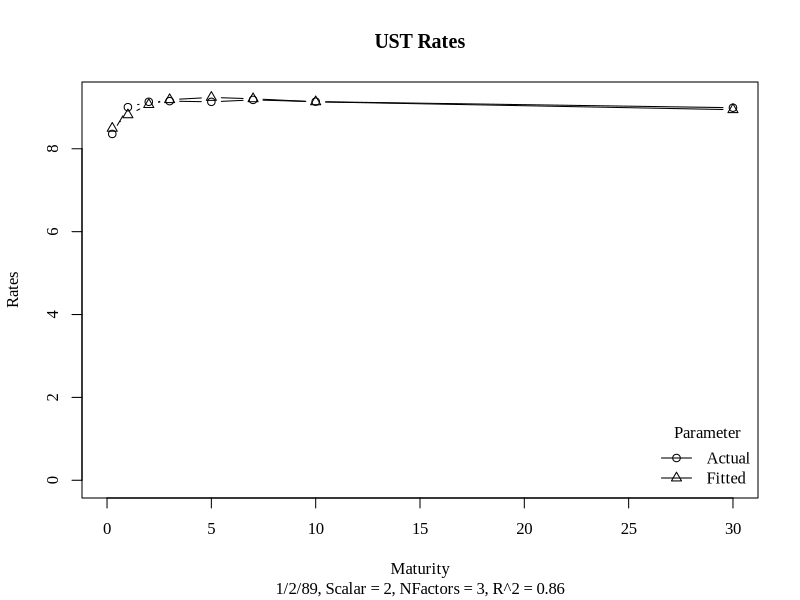
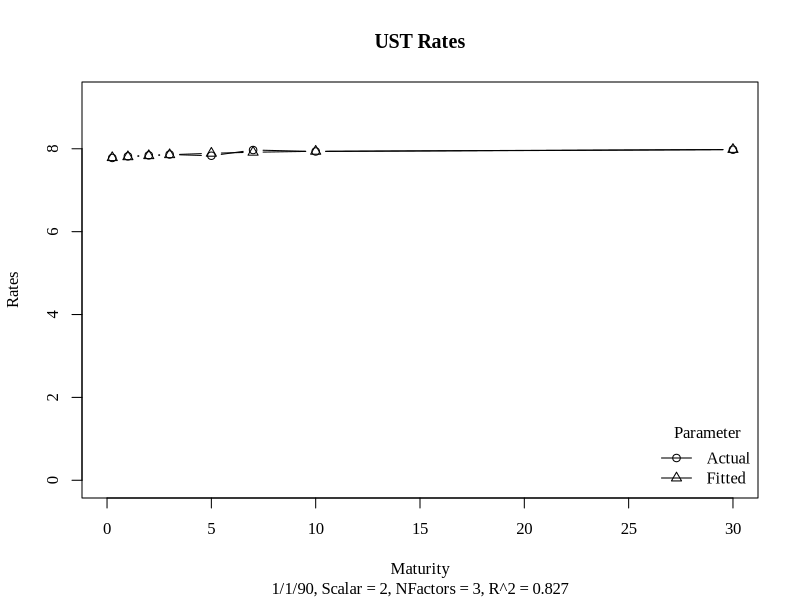
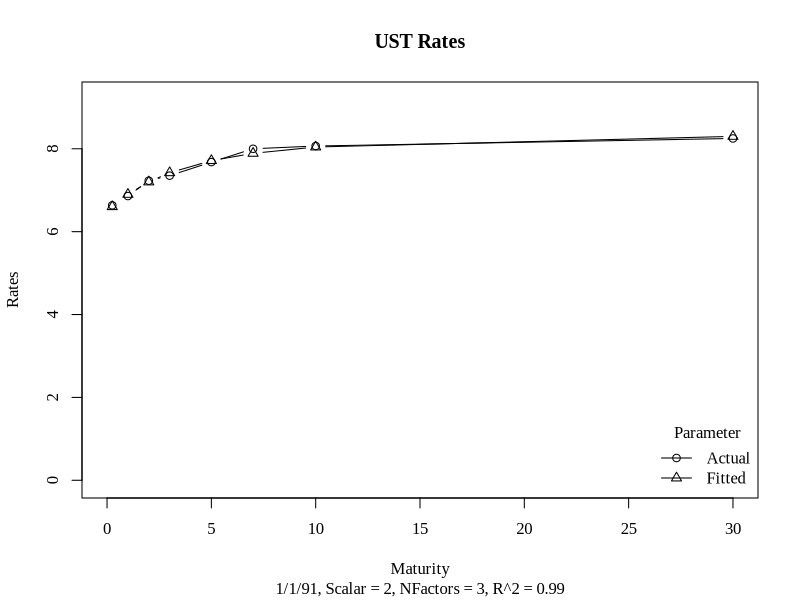
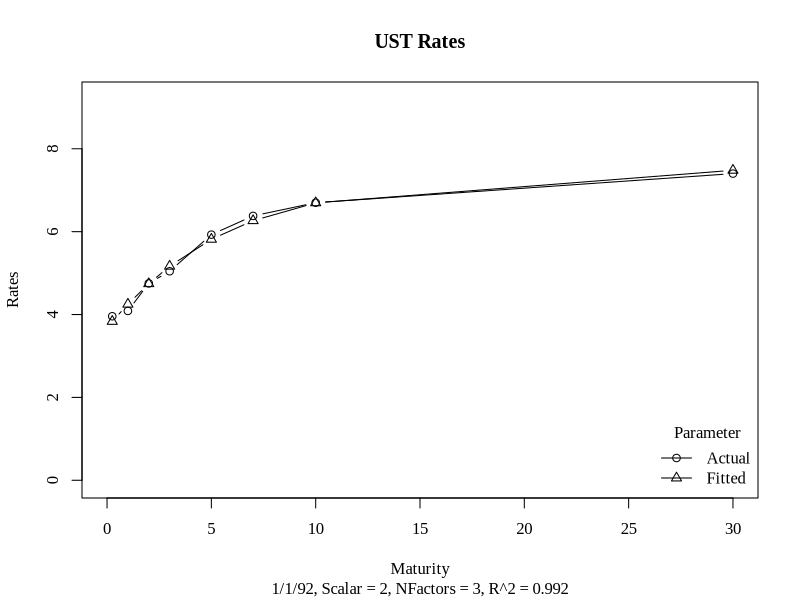
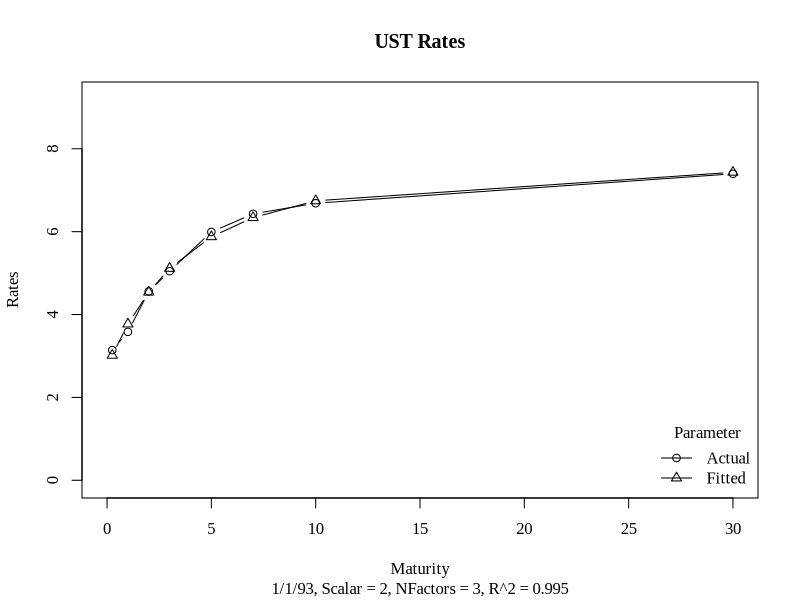
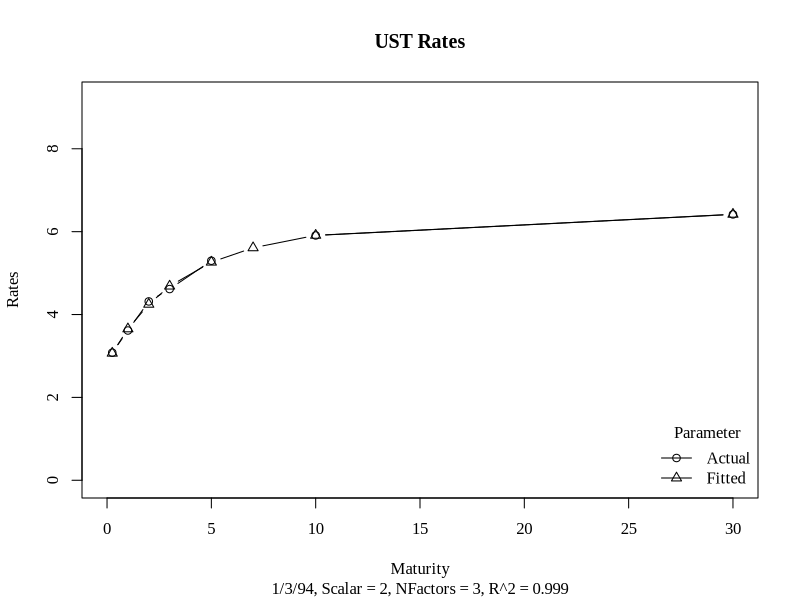
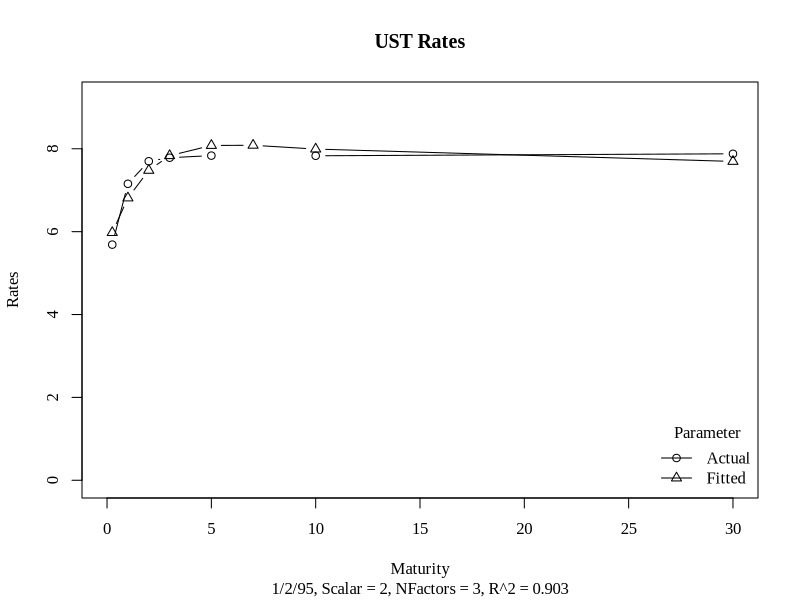
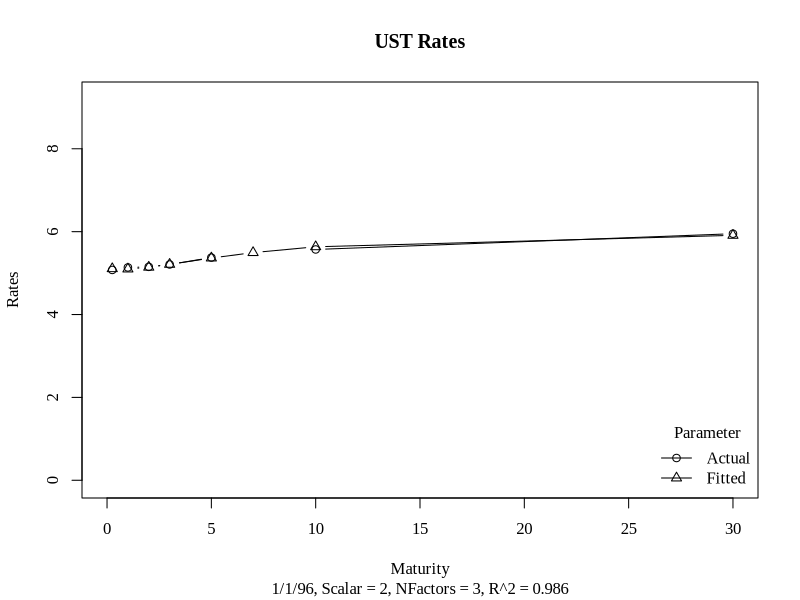

The R script that drew these images, in order:
# 3.4 LSC Curve Fitting Test.R
# stats: lm()
# read.table(), head(), as.character(), matrix(), plot(), lines()
# Illustrating a simple OLS regression: a modified Nelson and Siegel model
# rmarkdown::render("2.5 LSC Curve Fitting Test.R", "word_document")
rm(list = ls())  # Take out the Environment "trash"
cat("\014") # Clear Console, making error checking easier.
while (!is.null(dev.list()))  dev.off() # Clear old plots
par(family = 'Times New Roman') # Globally set fonts for graphs
# Libraries
#  date - functions for handling dates
Packages <- c("stats") 
if(length(setdiff(Packages, rownames(installed.packages()))) > 0) {
  install.packages(setdiff(Packages, rownames(installed.packages())))
} # Make sure libraries are installed on this computer
lapply(Packages, library, character.only=TRUE) # Load and attach libraries
rm(Packages)
# Inputs
NumberOfFactors <- 3
N <- NumberOfFactors - 2
Scalars <- c(1:N)
Scalars[1] <- 2.0
NumberOfDates <- 5
# Read in data from file
# NumberOfMaturities <- 9
DataSource <- 'UST'
# LSCData <- read.table("LSCInputData.dat",header = FALSE)
NumberOfMaturities <- 8
LSCData <- read.table("USTInputData.dat",header = FALSE)
NumberOfDates <- length(LSCData$V1) - 1
head(LSCData,10) # Examine first few lines
Maturity <- c(1:NumberOfMaturities)
Maturity[1] <- LSCData$V2[1]
Maturity[2] <- LSCData$V3[1]
Maturity[3] <- LSCData$V4[1]
Maturity[4] <- LSCData$V5[1]
Maturity[5] <- LSCData$V6[1]
Maturity[6] <- LSCData$V7[1]
Maturity[7] <- LSCData$V8[1]
Maturity[8] <- LSCData$V9[1]
if(DataSource == 'IRS')Maturity[9] <- LSCData$V10[1]
Dates <- c(1:NumberOfDates)
for(i in 1:NumberOfDates){
  Dates[i] = as.character(LSCData$V1[i+1])
}
LSCData # Review data management thus far
Dates
Maturity
# Place input rates in matrix
Rates <- matrix(nrow = NumberOfDates, ncol = NumberOfMaturities)
for(i in 1:NumberOfDates){
  Rates[i,1] <- LSCData$V2[i+1]
  Rates[i,2] <- LSCData$V3[i+1]
  Rates[i,3] <- LSCData$V4[i+1]
  Rates[i,4] <- LSCData$V5[i+1]
  Rates[i,5] <- LSCData$V6[i+1]
  Rates[i,6] <- LSCData$V7[i+1]
  Rates[i,7] <- LSCData$V8[i+1]
  Rates[i,8] <- LSCData$V9[i+1]
  if(DataSource == 'IRS')Rates[i,9] <- LSCData$V10[i+1]
}
Rates
Factors <- matrix(nrow = NumberOfFactors - 1, ncol = NumberOfMaturities)
Factors # Note Factors is filled with NAs
for (j in 1:NumberOfFactors-1) {
  for (i in 1:NumberOfMaturities) {
    if (j == 1) Factors[j,i] = (1.0 - exp(-Maturity[i]/Scalars[j])) / 
        (Maturity[i]/Scalars[j])
    else Factors[j, i] = (1.0 - exp(-Maturity[i]/Scalars[j-1])) / 
      (Maturity[i]/Scalars[j-1]) - exp(-Maturity[i]/Scalars[j-1])
  }
}
Factors # Now Factors has x values for regression
Intercept <- c(1:NumberOfDates) # Vectors for output
Slope <- c(1:NumberOfDates)
Curvature <- c(1:NumberOfDates)
rsquared <- c(1:NumberOfDates)
# OLS regressions for each date
for (i in 1:NumberOfDates){ # Cross-section analysis of each date
  LSC <- lm(formula = Rates[i,]~Factors[1,]+Factors[2,])
  Betas <- LSC$coefficients # Make clear grabbing beta coefficients
  Intercept[i] <- Betas[1]
  Slope[i] <- Betas[2]
  Curvature[i] <- Betas[3]
  rsquared[i] <- summary(LSC)$r.square
}

# Work on fitted data for plots
FittedRates <- matrix(nrow = NumberOfDates, ncol = NumberOfMaturities)
for (i in 1:NumberOfDates) { # Fitted values for each date
  for (j in 1:NumberOfMaturities){
    FittedRates[i,j] = Intercept[i] + Slope[i] * 
      ((1.0 - exp(-Maturity[j]/Scalars[1]))/(Maturity[j]/Scalars[1])) + 
      Curvature[i]*((1.0 - exp(-Maturity[j]/Scalars[1])) / 
      (Maturity[j]/Scalars[1]) - exp(-Maturity[j]/Scalars[1]))
  }
}
Rates        # Check output
FittedRates
# Plots
x <- Maturity
y1 <- Rates        # Helps to check output
y2 <- FittedRates
MinXValue = 0; MaxXValue = max(x)
xlim1 = c(1:2); xlim1[1] = MinXValue; xlim1[2] = MaxXValue
MinYValue = min(y1, y2,na.rm = TRUE); MaxYValue = max(y1, y2,na.rm = TRUE)
ylim1 = c(1:2); ylim1[1] = MinYValue; ylim1[2] = MaxYValue
legtxt = c("Actual Rates","Fitted Rates")
if(DataSource == 'IRS')mTitle = "Swap Rates"
if(DataSource == 'UST')mTitle = "UST Rates"
xTitle = "Maturity"
yTitle = "Rates"
lTitle <- "Parameter"
legtxt = c("Actual","Fitted")
for (i in 1:NumberOfDates) {
  sTitle <- paste0(Dates[i], ", Scalar = ", Scalars[1], 
    ", NFactors = ", NumberOfFactors,  ", R^2 = ", round(rsquared[i],3))
  plot(x, y1[i,], type="b", main=mTitle, sub=sTitle, xlab=xTitle, 
    ylab=yTitle, col="black", xlim = xlim1, ylim = ylim1, pch = 1, cex = 1.0)
  lines(Maturity, FittedRates[i,], type="b", col="black", xlim = xlim1, 
    ylim = ylim1, pch = 2, cex = 1.0)
  legend("bottomright", legtxt, cex = 1.0, lwd = c(1, 1), lty = c(1, 1),
    col = c("black","black"), pch = c(1,2), bty = "n", title = lTitle)
}
